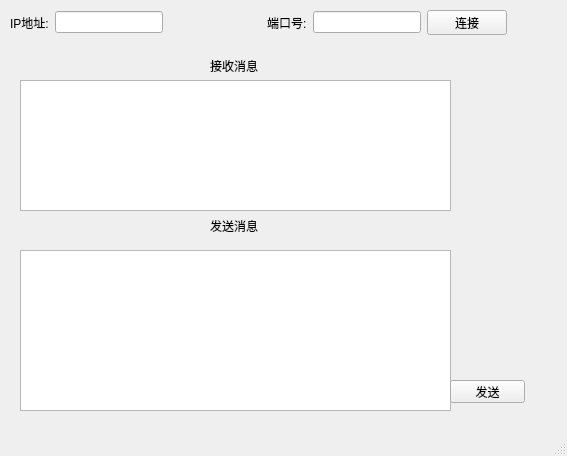
<?xml version="1.0" encoding="UTF-8"?>
<ui version="4.0">
 <class>MainWindow</class>
 <widget class="QMainWindow" name="MainWindow">
  <property name="geometry">
   <rect>
    <x>0</x>
    <y>0</y>
    <width>567</width>
    <height>456</height>
   </rect>
  </property>
  <property name="windowTitle">
   <string>MainWindow</string>
  </property>
  <widget class="QWidget" name="centralwidget">
   <widget class="QTextEdit" name="textEdit_Send">
    <property name="geometry">
     <rect>
      <x>20</x>
      <y>250</y>
      <width>431</width>
      <height>161</height>
     </rect>
    </property>
   </widget>
   <widget class="QLabel" name="label_3">
    <property name="geometry">
     <rect>
      <x>210</x>
      <y>60</y>
      <width>54</width>
      <height>12</height>
     </rect>
    </property>
    <property name="text">
     <string>接收消息</string>
    </property>
   </widget>
   <widget class="QLabel" name="label_4">
    <property name="geometry">
     <rect>
      <x>210</x>
      <y>220</y>
      <width>54</width>
      <height>12</height>
     </rect>
    </property>
    <property name="text">
     <string>发送消息</string>
    </property>
   </widget>
   <widget class="QPushButton" name="pushButton_Send">
    <property name="geometry">
     <rect>
      <x>450</x>
      <y>380</y>
      <width>75</width>
      <height>23</height>
     </rect>
    </property>
    <property name="text">
     <string>发送</string>
    </property>
   </widget>
   <widget class="QWidget" name="layoutWidget">
    <property name="geometry">
     <rect>
      <x>10</x>
      <y>10</y>
      <width>497</width>
      <height>25</height>
     </rect>
    </property>
    <layout class="QHBoxLayout" name="horizontalLayout">
     <item>
      <widget class="QLabel" name="label">
       <property name="text">
        <string>IP地址:</string>
       </property>
      </widget>
     </item>
     <item>
      <widget class="QLineEdit" name="lineEdit_IP"/>
     </item>
     <item>
      <spacer name="horizontalSpacer">
       <property name="orientation">
        <enum>Qt::Horizontal</enum>
       </property>
       <property name="sizeHint" stdset="0">
        <size>
         <width>40</width>
         <height>20</height>
        </size>
       </property>
      </spacer>
     </item>
     <item>
      <widget class="QLabel" name="label_2">
       <property name="text">
        <string>端口号:</string>
       </property>
      </widget>
     </item>
     <item>
      <widget class="QLineEdit" name="lineEdit_Port"/>
     </item>
     <item>
      <widget class="QPushButton" name="pushButton_Listen">
       <property name="text">
        <string>连接</string>
       </property>
      </widget>
     </item>
    </layout>
   </widget>
   <widget class="QTextEdit" name="textEdit_Receive">
    <property name="geometry">
     <rect>
      <x>20</x>
      <y>80</y>
      <width>431</width>
      <height>131</height>
     </rect>
    </property>
   </widget>
  </widget>
  <widget class="QMenuBar" name="menubar">
   <property name="geometry">
    <rect>
     <x>0</x>
     <y>0</y>
     <width>567</width>
     <height>23</height>
    </rect>
   </property>
  </widget>
  <widget class="QStatusBar" name="statusbar"/>
 </widget>
 <resources/>
 <connections/>
</ui>
